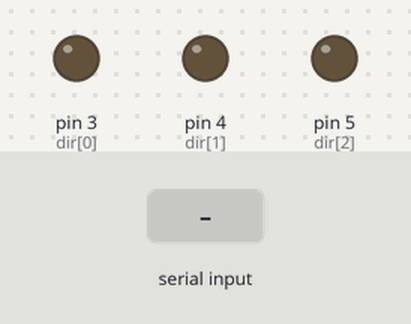
A sketch run on a simulated Arduino Uno, built with avr-gcc and run on an emulated ATmega328P. Shown: output pins drawn as LEDs (lit = HIGH). Inputs (shaded band) come from the test bench. Pins used as bus, display or sensor lines are not drawn; what the sketch prints to the serial monitor is not drawn.

Above: at 1.2 s.
1.3 s: "l" received over Serial
At 2.2 s:
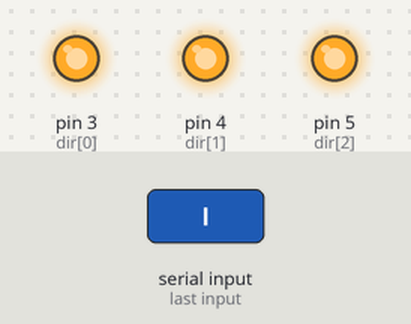
Timing chart, 0 to 4.3 s (numbered marks = the images above; inputs shaded):
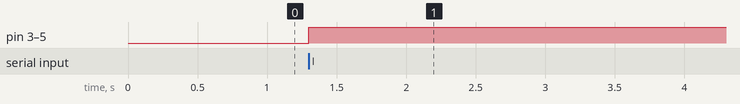

The sketch:

tool.ino
```cpp
int power = 2;
int dir[3] = {3,4,5};
char msg = '0';
int tim = 6000;
void setup() {
  Serial.begin(115200);
  pinMode(2, OUTPUT);
  pinMode(3, OUTPUT);
  pinMode(4, OUTPUT);
  pinMode(5, OUTPUT);
}

void loop() {
  if(Serial.available()>0){
    msg = char(Serial.read());
    if(msg=='l') {
      for(int i=0;i<3;i++){
        digitalWrite(dir[i], HIGH); //przykrecanie
      }
      digitalWrite(power, HIGH);
      delay(tim);
      digitalWrite(power, LOW);
    }
    if(msg=='r') {
      for(int i=0;i<3;i++){
        digitalWrite(dir[i], LOW); //odkrecanie
      }
      digitalWrite(power, HIGH);
      delay(tim);
      digitalWrite(power, LOW);
    }
    delay(1000);
    Serial.println('d');
  }
}
```

Measured:
- after the input at 1.3 s, pin 3 (dir[0]), pin 4 (dir[1]), pin 5 (dir[2]): LOW → HIGH at once
